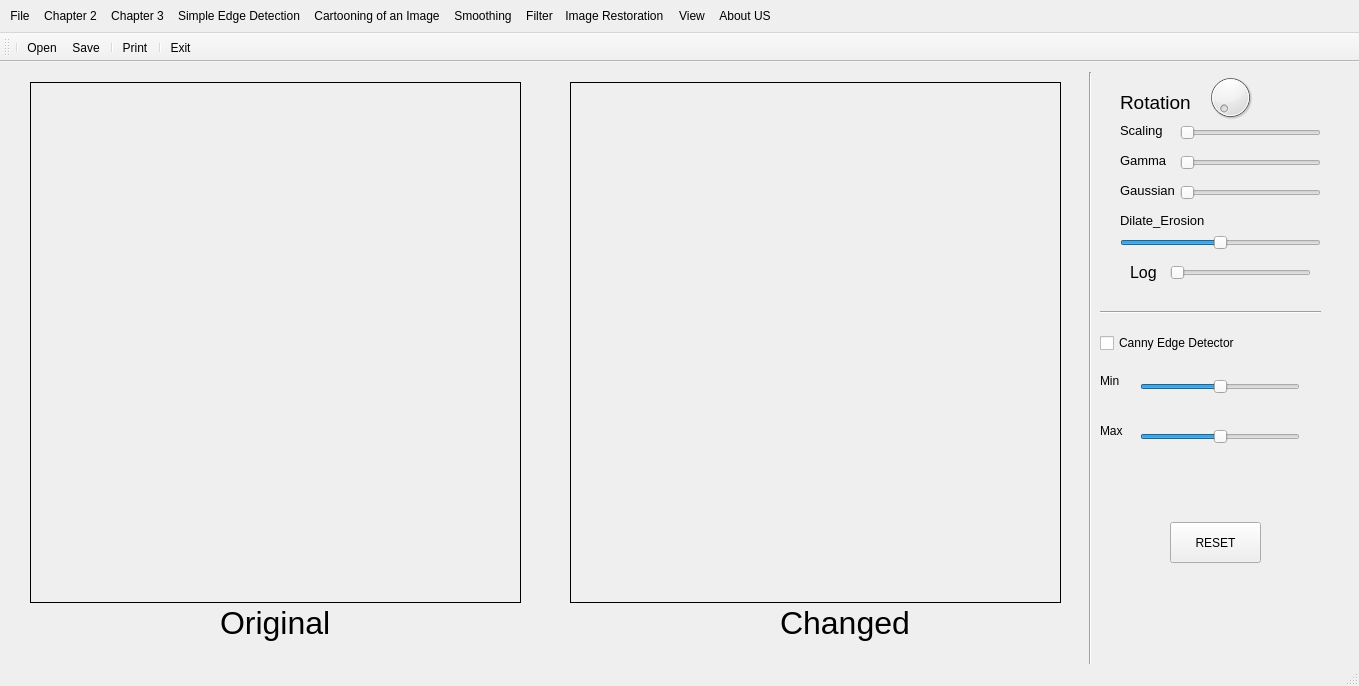
<?xml version="1.0" encoding="UTF-8"?>
<ui version="4.0">
 <class>MainWindow</class>
 <widget class="QMainWindow" name="MainWindow">
  <property name="geometry">
   <rect>
    <x>0</x>
    <y>0</y>
    <width>1359</width>
    <height>686</height>
   </rect>
  </property>
  <property name="windowTitle">
   <string>MainWindow</string>
  </property>
  <property name="styleSheet">
   <string notr="true">
</string>
  </property>
  <widget class="QWidget" name="centralwidget">
   <widget class="QLabel" name="imgLabel">
    <property name="geometry">
     <rect>
      <x>30</x>
      <y>20</y>
      <width>491</width>
      <height>521</height>
     </rect>
    </property>
    <property name="frameShape">
     <enum>QFrame::Panel</enum>
    </property>
    <property name="frameShadow">
     <enum>QFrame::Plain</enum>
    </property>
    <property name="text">
     <string/>
    </property>
   </widget>
   <widget class="QLabel" name="imgLabel2">
    <property name="geometry">
     <rect>
      <x>570</x>
      <y>20</y>
      <width>491</width>
      <height>521</height>
     </rect>
    </property>
    <property name="frameShape">
     <enum>QFrame::Panel</enum>
    </property>
    <property name="frameShadow">
     <enum>QFrame::Plain</enum>
    </property>
    <property name="text">
     <string/>
    </property>
   </widget>
   <widget class="QDial" name="dial">
    <property name="geometry">
     <rect>
      <x>1190</x>
      <y>10</y>
      <width>81</width>
      <height>51</height>
     </rect>
    </property>
    <property name="font">
     <font>
      <pointsize>8</pointsize>
     </font>
    </property>
    <property name="maximum">
     <number>360</number>
    </property>
   </widget>
   <widget class="QLabel" name="label">
    <property name="geometry">
     <rect>
      <x>1120</x>
      <y>30</y>
      <width>71</width>
      <height>21</height>
     </rect>
    </property>
    <property name="font">
     <font>
      <pointsize>14</pointsize>
     </font>
    </property>
    <property name="text">
     <string>Rotation</string>
    </property>
   </widget>
   <widget class="QSlider" name="horizontalSlider">
    <property name="geometry">
     <rect>
      <x>1180</x>
      <y>90</y>
      <width>141</width>
      <height>22</height>
     </rect>
    </property>
    <property name="minimum">
     <number>5</number>
    </property>
    <property name="maximum">
     <number>20</number>
    </property>
    <property name="value">
     <number>5</number>
    </property>
    <property name="sliderPosition">
     <number>5</number>
    </property>
    <property name="orientation">
     <enum>Qt::Horizontal</enum>
    </property>
   </widget>
   <widget class="QLabel" name="label_2">
    <property name="geometry">
     <rect>
      <x>1120</x>
      <y>90</y>
      <width>55</width>
      <height>16</height>
     </rect>
    </property>
    <property name="font">
     <font>
      <pointsize>10</pointsize>
     </font>
    </property>
    <property name="text">
     <string>Gamma</string>
    </property>
   </widget>
   <widget class="Line" name="line_5">
    <property name="geometry">
     <rect>
      <x>1080</x>
      <y>10</y>
      <width>20</width>
      <height>631</height>
     </rect>
    </property>
    <property name="orientation">
     <enum>Qt::Vertical</enum>
    </property>
   </widget>
   <widget class="QSlider" name="size_Img">
    <property name="geometry">
     <rect>
      <x>1180</x>
      <y>60</y>
      <width>141</width>
      <height>22</height>
     </rect>
    </property>
    <property name="minimum">
     <number>1</number>
    </property>
    <property name="maximum">
     <number>10</number>
    </property>
    <property name="value">
     <number>1</number>
    </property>
    <property name="sliderPosition">
     <number>1</number>
    </property>
    <property name="orientation">
     <enum>Qt::Horizontal</enum>
    </property>
   </widget>
   <widget class="QLabel" name="label_3">
    <property name="geometry">
     <rect>
      <x>1120</x>
      <y>60</y>
      <width>55</width>
      <height>16</height>
     </rect>
    </property>
    <property name="font">
     <font>
      <pointsize>10</pointsize>
     </font>
    </property>
    <property name="text">
     <string>Scaling</string>
    </property>
   </widget>
   <widget class="QLabel" name="label_4">
    <property name="geometry">
     <rect>
      <x>1120</x>
      <y>120</y>
      <width>55</width>
      <height>16</height>
     </rect>
    </property>
    <property name="font">
     <font>
      <pointsize>10</pointsize>
     </font>
    </property>
    <property name="text">
     <string>Gaussian</string>
    </property>
   </widget>
   <widget class="QSlider" name="gaussian_QSlider">
    <property name="geometry">
     <rect>
      <x>1180</x>
      <y>120</y>
      <width>141</width>
      <height>22</height>
     </rect>
    </property>
    <property name="minimum">
     <number>0</number>
    </property>
    <property name="maximum">
     <number>4</number>
    </property>
    <property name="pageStep">
     <number>10</number>
    </property>
    <property name="value">
     <number>0</number>
    </property>
    <property name="sliderPosition">
     <number>0</number>
    </property>
    <property name="orientation">
     <enum>Qt::Horizontal</enum>
    </property>
   </widget>
   <widget class="QSlider" name="erosion">
    <property name="geometry">
     <rect>
      <x>1120</x>
      <y>170</y>
      <width>201</width>
      <height>22</height>
     </rect>
    </property>
    <property name="minimum">
     <number>-5</number>
    </property>
    <property name="maximum">
     <number>5</number>
    </property>
    <property name="value">
     <number>0</number>
    </property>
    <property name="sliderPosition">
     <number>0</number>
    </property>
    <property name="orientation">
     <enum>Qt::Horizontal</enum>
    </property>
   </widget>
   <widget class="QLabel" name="label_5">
    <property name="geometry">
     <rect>
      <x>1120</x>
      <y>150</y>
      <width>91</width>
      <height>16</height>
     </rect>
    </property>
    <property name="font">
     <font>
      <pointsize>10</pointsize>
     </font>
    </property>
    <property name="text">
     <string>Dilate_Erosion</string>
    </property>
   </widget>
   <widget class="QLabel" name="log">
    <property name="geometry">
     <rect>
      <x>1130</x>
      <y>200</y>
      <width>31</width>
      <height>21</height>
     </rect>
    </property>
    <property name="font">
     <font>
      <pointsize>12</pointsize>
     </font>
    </property>
    <property name="text">
     <string>Log</string>
    </property>
   </widget>
   <widget class="QSlider" name="Qlog">
    <property name="geometry">
     <rect>
      <x>1170</x>
      <y>200</y>
      <width>141</width>
      <height>22</height>
     </rect>
    </property>
    <property name="minimum">
     <number>2</number>
    </property>
    <property name="maximum">
     <number>4</number>
    </property>
    <property name="value">
     <number>2</number>
    </property>
    <property name="sliderPosition">
     <number>2</number>
    </property>
    <property name="orientation">
     <enum>Qt::Horizontal</enum>
    </property>
   </widget>
   <widget class="Line" name="line_4">
    <property name="geometry">
     <rect>
      <x>1100</x>
      <y>240</y>
      <width>221</width>
      <height>20</height>
     </rect>
    </property>
    <property name="orientation">
     <enum>Qt::Horizontal</enum>
    </property>
   </widget>
   <widget class="QLabel" name="label_6">
    <property name="geometry">
     <rect>
      <x>1100</x>
      <y>310</y>
      <width>31</width>
      <height>17</height>
     </rect>
    </property>
    <property name="text">
     <string>Min</string>
    </property>
   </widget>
   <widget class="QLabel" name="label_7">
    <property name="geometry">
     <rect>
      <x>1100</x>
      <y>360</y>
      <width>31</width>
      <height>17</height>
     </rect>
    </property>
    <property name="text">
     <string>Max</string>
    </property>
   </widget>
   <widget class="QCheckBox" name="canny">
    <property name="geometry">
     <rect>
      <x>1100</x>
      <y>270</y>
      <width>171</width>
      <height>22</height>
     </rect>
    </property>
    <property name="autoFillBackground">
     <bool>false</bool>
    </property>
    <property name="text">
     <string>Canny Edge Detector</string>
    </property>
    <property name="checkable">
     <bool>true</bool>
    </property>
    <property name="checked">
     <bool>false</bool>
    </property>
   </widget>
   <widget class="QSlider" name="canny_min">
    <property name="geometry">
     <rect>
      <x>1140</x>
      <y>310</y>
      <width>160</width>
      <height>29</height>
     </rect>
    </property>
    <property name="maximum">
     <number>200</number>
    </property>
    <property name="value">
     <number>100</number>
    </property>
    <property name="orientation">
     <enum>Qt::Horizontal</enum>
    </property>
   </widget>
   <widget class="QSlider" name="canny_max">
    <property name="geometry">
     <rect>
      <x>1140</x>
      <y>360</y>
      <width>160</width>
      <height>29</height>
     </rect>
    </property>
    <property name="maximum">
     <number>400</number>
    </property>
    <property name="value">
     <number>200</number>
    </property>
    <property name="orientation">
     <enum>Qt::Horizontal</enum>
    </property>
   </widget>
   <widget class="QPushButton" name="pushButton">
    <property name="geometry">
     <rect>
      <x>1170</x>
      <y>460</y>
      <width>91</width>
      <height>41</height>
     </rect>
    </property>
    <property name="focusPolicy">
     <enum>Qt::StrongFocus</enum>
    </property>
    <property name="text">
     <string>RESET</string>
    </property>
   </widget>
   <widget class="QLabel" name="label_9">
    <property name="geometry">
     <rect>
      <x>220</x>
      <y>540</y>
      <width>121</width>
      <height>41</height>
     </rect>
    </property>
    <property name="font">
     <font>
      <pointsize>24</pointsize>
     </font>
    </property>
    <property name="text">
     <string>Original</string>
    </property>
   </widget>
   <widget class="QLabel" name="label_10">
    <property name="geometry">
     <rect>
      <x>780</x>
      <y>540</y>
      <width>131</width>
      <height>41</height>
     </rect>
    </property>
    <property name="font">
     <font>
      <pointsize>24</pointsize>
     </font>
    </property>
    <property name="text">
     <string>Changed</string>
    </property>
   </widget>
  </widget>
  <widget class="QMenuBar" name="menubar">
   <property name="geometry">
    <rect>
     <x>0</x>
     <y>0</y>
     <width>1359</width>
     <height>36</height>
    </rect>
   </property>
   <widget class="QMenu" name="menuFile">
    <property name="title">
     <string>File</string>
    </property>
    <addaction name="actionOpen"/>
    <addaction name="actionSave"/>
    <addaction name="separator"/>
    <addaction name="actionPrint"/>
    <addaction name="separator"/>
    <addaction name="actionQuit"/>
   </widget>
   <widget class="QMenu" name="menuView">
    <property name="title">
     <string>View</string>
    </property>
    <addaction name="actionSmall"/>
    <addaction name="actionBig"/>
   </widget>
   <widget class="QMenu" name="menuCh_ng_6">
    <property name="title">
     <string>Chapter 2</string>
    </property>
    <addaction name="actionRotation"/>
    <addaction name="actionAffine"/>
    <addaction name="actionTranslation"/>
   </widget>
   <widget class="QMenu" name="menuCh_ng_9">
    <property name="title">
     <string>Chapter 3</string>
    </property>
    <addaction name="actioAnhXam"/>
    <addaction name="actionNegative"/>
    <addaction name="actionLog"/>
    <addaction name="actionHistogram"/>
    <addaction name="actionGamma"/>
   </widget>
   <widget class="QMenu" name="menuAbout">
    <property name="title">
     <string>About US</string>
    </property>
    <addaction name="actionQt"/>
    <addaction name="actionAuthor"/>
   </widget>
   <widget class="QMenu" name="menuType_Noise">
    <property name="title">
     <string>Image Restoration
</string>
    </property>
    <widget class="QMenu" name="menuType_Here">
     <property name="title">
      <string>Image Restoration 1
</string>
     </property>
     <addaction name="actionMedian_Filtering"/>
     <addaction name="actionAdaptive_Median_Filtering"/>
     <addaction name="actionAdaptive_Wiener_Filtering"/>
    </widget>
    <widget class="QMenu" name="menuImage_Restoration_2">
     <property name="title">
      <string>Image Restoration 2</string>
     </property>
     <addaction name="actionInverse_Filter"/>
    </widget>
    <widget class="QMenu" name="menuImage_Restoration">
     <property name="title">
      <string>Image Restoration </string>
     </property>
     <widget class="QMenu" name="menuType_Noise_3">
      <property name="title">
       <string>Type Noise</string>
      </property>
      <addaction name="actionGaussian"/>
      <addaction name="actionRayleigh"/>
      <addaction name="actionErlang"/>
      <addaction name="actionUniform"/>
      <addaction name="actionImpluse"/>
     </widget>
     <addaction name="menuType_Noise_3"/>
     <addaction name="separator"/>
     <addaction name="actionHistogram_PDF"/>
    </widget>
    <addaction name="separator"/>
    <addaction name="menuImage_Restoration"/>
    <addaction name="menuType_Here"/>
    <addaction name="menuImage_Restoration_2"/>
   </widget>
   <widget class="QMenu" name="menuSimple_Edge_Detection_2">
    <property name="title">
     <string>Simple Edge Detection</string>
    </property>
    <addaction name="actionSHT"/>
   </widget>
   <widget class="QMenu" name="menuSmoothing">
    <property name="title">
     <string>Smoothing</string>
    </property>
    <addaction name="actionBlur"/>
    <addaction name="actionBox_Filter"/>
    <addaction name="actionMedian_Filter"/>
    <addaction name="actionBilateral_Filter"/>
    <addaction name="actionGaussian_Filter"/>
   </widget>
   <widget class="QMenu" name="menuFilter">
    <property name="title">
     <string>Filter</string>
    </property>
    <addaction name="actionMedian_threshold_2"/>
    <addaction name="actionDirectional_Filtering_2"/>
    <addaction name="actionDirectional_Filtering_3"/>
    <addaction name="actionDirectional_Filtering_4"/>
    <addaction name="action_Butterworth"/>
    <addaction name="action_Notch_filter"/>
   </widget>
   <widget class="QMenu" name="menuCartooning_of_an_Image">
    <property name="title">
     <string>Cartooning of an Image</string>
    </property>
    <addaction name="actionCartoon"/>
   </widget>
   <addaction name="menuFile"/>
   <addaction name="menuCh_ng_6"/>
   <addaction name="menuCh_ng_9"/>
   <addaction name="menuSimple_Edge_Detection_2"/>
   <addaction name="menuCartooning_of_an_Image"/>
   <addaction name="menuSmoothing"/>
   <addaction name="menuFilter"/>
   <addaction name="menuType_Noise"/>
   <addaction name="menuView"/>
   <addaction name="menuAbout"/>
  </widget>
  <widget class="QStatusBar" name="statusbar"/>
  <widget class="QToolBar" name="toolBar">
   <property name="windowTitle">
    <string>toolBar</string>
   </property>
   <attribute name="toolBarArea">
    <enum>TopToolBarArea</enum>
   </attribute>
   <attribute name="toolBarBreak">
    <bool>false</bool>
   </attribute>
   <addaction name="separator"/>
   <addaction name="actionOpen"/>
   <addaction name="actionSave"/>
   <addaction name="separator"/>
   <addaction name="actionPrint"/>
   <addaction name="separator"/>
   <addaction name="actionQuit"/>
  </widget>
  <action name="actionOpen">
   <property name="icon">
    <iconset>
     <normaloff>open.png</normaloff>open.png</iconset>
   </property>
   <property name="text">
    <string>Open</string>
   </property>
  </action>
  <action name="actionSave">
   <property name="icon">
    <iconset>
     <normaloff>save.png</normaloff>save.png</iconset>
   </property>
   <property name="text">
    <string>Save</string>
   </property>
  </action>
  <action name="actionPrint">
   <property name="icon">
    <iconset>
     <normaloff>print.png</normaloff>print.png</iconset>
   </property>
   <property name="text">
    <string>Print</string>
   </property>
  </action>
  <action name="actionQuit">
   <property name="icon">
    <iconset>
     <normaloff>Quit.png</normaloff>Quit.png</iconset>
   </property>
   <property name="text">
    <string>Exit</string>
   </property>
  </action>
  <action name="actioAnhXam">
   <property name="text">
    <string>Graycsale</string>
   </property>
  </action>
  <action name="actionCanny">
   <property name="text">
    <string>Canny</string>
   </property>
  </action>
  <action name="actionNegative">
   <property name="text">
    <string>Negative</string>
   </property>
  </action>
  <action name="actionHistogram">
   <property name="text">
    <string>Histogram Equal</string>
   </property>
  </action>
  <action name="actionLog">
   <property name="text">
    <string>Log </string>
   </property>
  </action>
  <action name="actionGaussan">
   <property name="text">
    <string>Gaussan</string>
   </property>
  </action>
  <action name="actionHigh_Boost">
   <property name="text">
    <string>High Boost</string>
   </property>
  </action>
  <action name="actionLaplacian">
   <property name="text">
    <string>Laplacian</string>
   </property>
  </action>
  <action name="actionFilter_Average">
   <property name="text">
    <string>Median</string>
   </property>
  </action>
  <action name="actionUnsharp">
   <property name="text">
    <string>Unsharp</string>
   </property>
  </action>
  <action name="actionCh_ng_5">
   <property name="text">
    <string>Chương 5</string>
   </property>
  </action>
  <action name="actionTanSo">
   <property name="text">
    <string>Ảnh Miền Tần Số</string>
   </property>
  </action>
  <action name="actionIdeal_LPF">
   <property name="text">
    <string>Ideal LPF</string>
   </property>
  </action>
  <action name="actionButter_LPF">
   <property name="text">
    <string>Butterworth LPF</string>
   </property>
  </action>
  <action name="actionGaussian_LPF">
   <property name="text">
    <string>Gaussian LPF</string>
   </property>
  </action>
  <action name="actionIdeal_HPF">
   <property name="text">
    <string>Ideal HPF</string>
   </property>
  </action>
  <action name="actionButterworth_HPF">
   <property name="text">
    <string>Butterworth HPF</string>
   </property>
  </action>
  <action name="actionGaussian_HPF">
   <property name="text">
    <string>Gaussian HPF</string>
   </property>
  </action>
  <action name="actiondilate">
   <property name="text">
    <string>dilate</string>
   </property>
  </action>
  <action name="actionErode">
   <property name="text">
    <string>Erode</string>
   </property>
  </action>
  <action name="actionOpen_2">
   <property name="text">
    <string>Open</string>
   </property>
  </action>
  <action name="actionClose">
   <property name="text">
    <string>Close</string>
   </property>
  </action>
  <action name="actionHit_miss">
   <property name="text">
    <string>Hit-miss</string>
   </property>
  </action>
  <action name="actionDilate">
   <property name="text">
    <string>Dilate</string>
   </property>
  </action>
  <action name="actionMorboundary">
   <property name="text">
    <string>Morboundary</string>
   </property>
  </action>
  <action name="actionGradient">
   <property name="text">
    <string>Gradient</string>
   </property>
  </action>
  <action name="actionConvex">
   <property name="text">
    <string>Convex</string>
   </property>
  </action>
  <action name="actionx_direcction_Sobel">
   <property name="text">
    <string>Sobel X</string>
   </property>
  </action>
  <action name="actiony_direction_Sobel">
   <property name="text">
    <string>Sobel Y</string>
   </property>
  </action>
  <action name="actionLaplacian_2">
   <property name="text">
    <string>Sobel Laplacian</string>
   </property>
  </action>
  <action name="actionLaplacian_of_Gaussian">
   <property name="text">
    <string>Laplacian of Gaussian</string>
   </property>
  </action>
  <action name="actionHough">
   <property name="text">
    <string>Hough</string>
   </property>
  </action>
  <action name="actionSmall">
   <property name="text">
    <string>Zoom in</string>
   </property>
  </action>
  <action name="actionRotation">
   <property name="text">
    <string>Rotation</string>
   </property>
  </action>
  <action name="actionAffine">
   <property name="text">
    <string>Shearing</string>
   </property>
  </action>
  <action name="actionGamma">
   <property name="text">
    <string>Gamma</string>
   </property>
  </action>
  <action name="actionBig">
   <property name="text">
    <string>Zoom out</string>
   </property>
  </action>
  <action name="actionQt">
   <property name="text">
    <string>About Qt</string>
   </property>
  </action>
  <action name="actionAuthor">
   <property name="text">
    <string>Author</string>
   </property>
  </action>
  <action name="actionTranslation">
   <property name="text">
    <string>Translation</string>
   </property>
  </action>
  <action name="actionGaussian">
   <property name="text">
    <string>Gaussian</string>
   </property>
  </action>
  <action name="actionRayleigh">
   <property name="text">
    <string>Rayleigh</string>
   </property>
  </action>
  <action name="actionImpluse">
   <property name="text">
    <string>Impluse</string>
   </property>
  </action>
  <action name="actionUniform">
   <property name="text">
    <string>Uniform</string>
   </property>
  </action>
  <action name="actionErlang">
   <property name="text">
    <string>Erlang</string>
   </property>
  </action>
  <action name="actionHistogram_PDF">
   <property name="text">
    <string>Histogram PDF</string>
   </property>
  </action>
  <action name="actionDetecion">
   <property name="text">
    <string>HoughLines</string>
   </property>
  </action>
  <action name="actionHoughLines">
   <property name="text">
    <string>HoughLines</string>
   </property>
  </action>
  <action name="actionSHT">
   <property name="text">
    <string> Standard Hough Transform</string>
   </property>
  </action>
  <action name="actionMedian_Filtering">
   <property name="text">
    <string>Median Filtering</string>
   </property>
  </action>
  <action name="actionAdaptive_Wiener_Filtering">
   <property name="text">
    <string>Adaptive Wiener Filtering</string>
   </property>
  </action>
  <action name="actionAdaptive_Median_Filtering">
   <property name="text">
    <string>Adaptive Median Filtering</string>
   </property>
  </action>
  <action name="actionInverse_Filter">
   <property name="text">
    <string>Inverse Filter </string>
   </property>
  </action>
  <action name="actionBlur">
   <property name="text">
    <string>Blur</string>
   </property>
  </action>
  <action name="actionBox_Filter">
   <property name="text">
    <string>Box Filter</string>
   </property>
  </action>
  <action name="actionMedian_Filter">
   <property name="text">
    <string>Median Filter</string>
   </property>
  </action>
  <action name="actionBilateral_Filter">
   <property name="text">
    <string>Bilateral Filter</string>
   </property>
  </action>
  <action name="actionGaussian_Filter">
   <property name="text">
    <string>Gaussian Filter</string>
   </property>
  </action>
  <action name="actionDirectional_Filtering">
   <property name="text">
    <string>Directional Filtering</string>
   </property>
  </action>
  <action name="actionMedian_threshold">
   <property name="text">
    <string>Median threshold</string>
   </property>
  </action>
  <action name="actionMedian_threshold_2">
   <property name="text">
    <string>Median threshold</string>
   </property>
  </action>
  <action name="actionDirectional_Filtering_2">
   <property name="text">
    <string>Directional Filtering</string>
   </property>
  </action>
  <action name="action_Butterworth">
   <property name="text">
    <string>Butterworth Filter</string>
   </property>
  </action>
  <action name="action_Notch_filter">
   <property name="text">
    <string>Notch Filter</string>
   </property>
  </action>
  <action name="actionCartoon">
   <property name="text">
    <string>Cartoon</string>
   </property>
  </action>
  <action name="actionDirectional_Filtering_3">
   <property name="text">
    <string>Directional Filtering 2</string>
   </property>
  </action>
  <action name="actionDirectional_Filtering_4">
   <property name="text">
    <string>Directional Filtering 3</string>
   </property>
  </action>
 </widget>
 <resources/>
 <connections/>
</ui>
